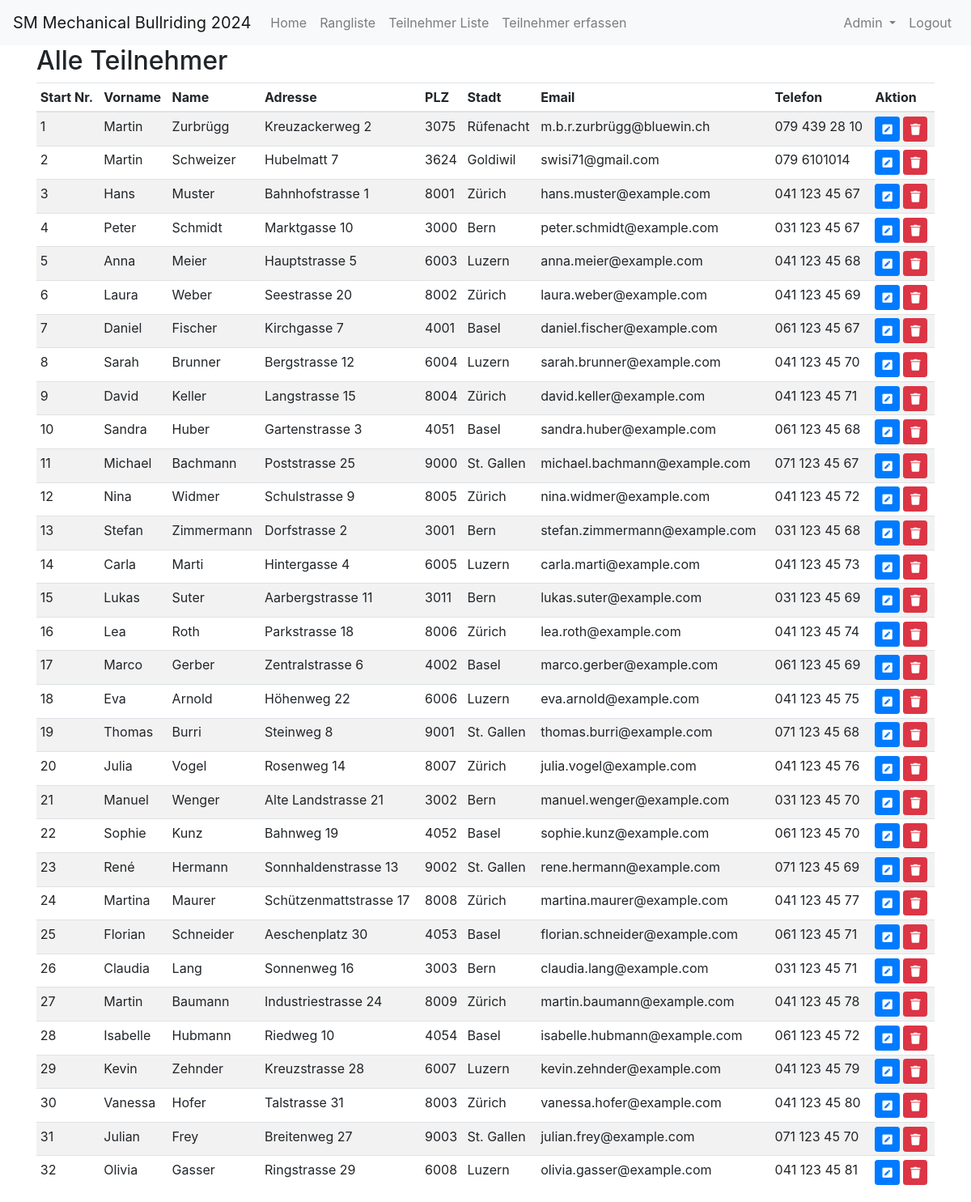
The page /participants (signed in) on the database as committed earlier.
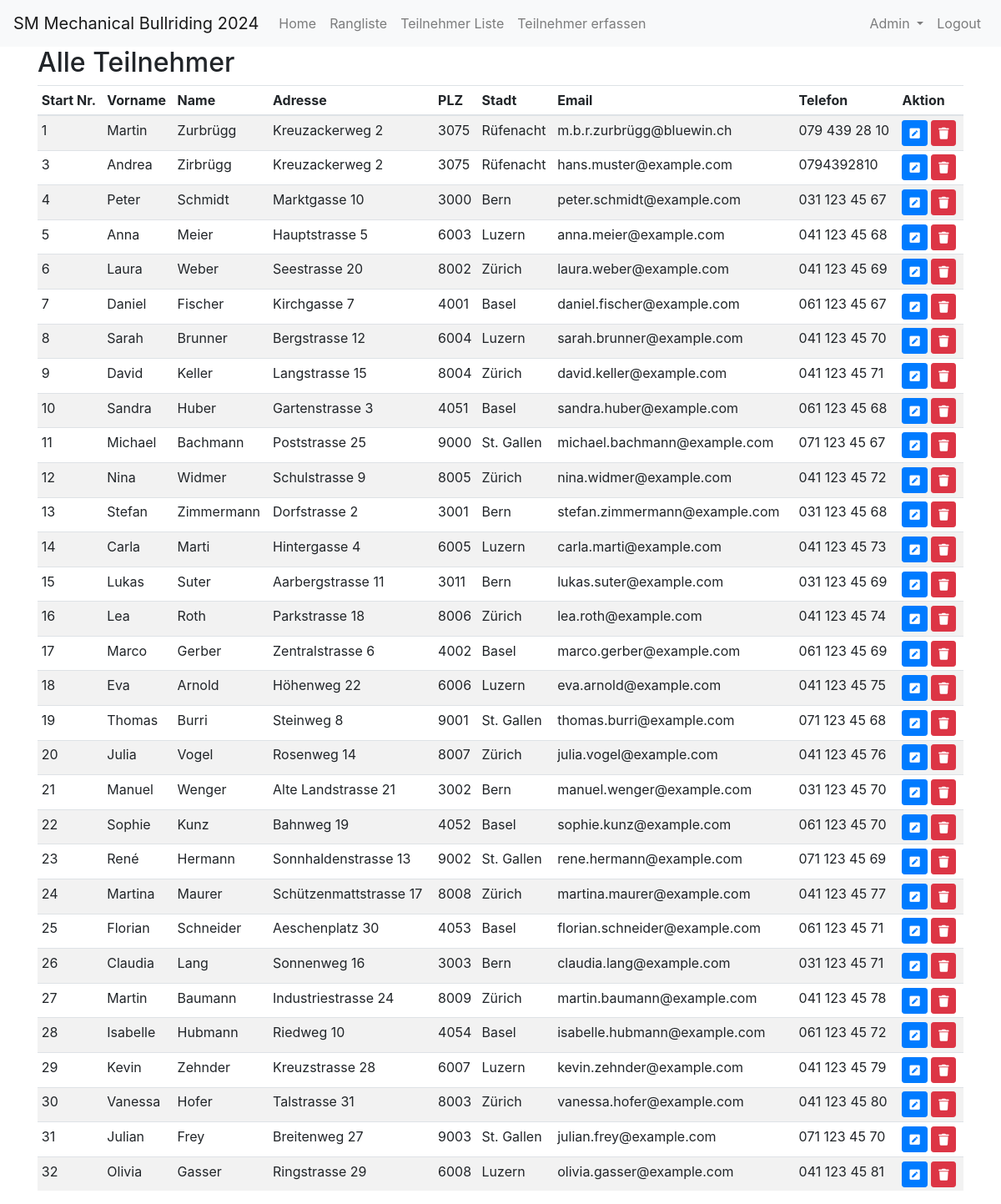
The same page on the database as committed later.
### app/models.py (models this page shows, shortened)
class Participant(db.Model):
    id = db.Column(db.Integer, primary_key=True)
    active = db.Column(db.Boolean, default=False)
    start_nr = db.Column(db.Integer, nullable=True, unique=True)
    first_name = db.Column(db.String(64), nullable=False)
    last_name = db.Column(db.String(64), nullable=False)
    address = db.Column(db.String(128), nullable=False)
    postal_code = db.Column(db.String(10), nullable=False)
    city = db.Column(db.String(64), nullable=False)
    email = db.Column(db.String(120), nullable=True)
    phone = db.Column(db.String(20), nullable=True)
    time1 = db.Column(db.Float, nullable=True)
    time2 = db.Column(db.Float, nullable=True)
    time3 = db.Column(db.Float, nullable=True)
    time4 = db.Column(db.Float, nullable=True)
    time5 = db.Column(db.Float, nullable=True)
    time6 = db.Column(db.Float, nullable=True)
    round1_qualified = db.Column(db.Boolean, default=False)
    round2_qualified = db.Column(db.Boolean, default=False)
    round3_qualified = db.Column(db.Boolean, default=False)
    zwischenrunde_qualified = db.Column(db.Boolean, default=False)
    final_qualified = db.Column(db.Boolean, default=False)

### app/routes.py (the view)
@bp.route('/participants')
@login_required
def participant():
    participants = Participant.query.all()
    return render_template('participant.html', title='Alle Teilnehmer', participants=participants)

### app/models.py (called while the page is built)
@login.user_loader
def load_user(id):
    return User.query.get(int(id))

### app/templates/participant.html
{% extends "base.html" %}
{% block content %}
  {% if current_user.is_authenticated %}
  <h2>Alle Teilnehmer</h2>
  <table class="table table-striped table-sm">
    <thead>
      <tr>
        <th>Start Nr.</th>
        <th>Vorname</th>
        <th>Name</th>
        <th>Adresse</th>
        <th>PLZ</th>
        <th>Stadt</th>
        <th>Email</th>
        <th>Telefon</th>
        <th>Aktion</th>
      </tr>
    </thead>
    <tbody>
      {% for participant in participants %}
        <tr>
          <td>{{ participant.start_nr }}</td>
          <td>{{ participant.first_name }}</td>
          <td>{{ participant.last_name }}</td>
          <td>{{ participant.address }}</td>
          <td>{{ participant.postal_code }}</td>
          <td>{{ participant.city }}</td>
          <td>{{ participant.email }}</td>
          <td>{{ participant.phone }}</td>
          <td>
            <form action="{{ url_for('main.participant_edit', id=participant.id) }}" method="get" style="display:inline;">
              <button type="submit" class="btn btn-primary btn-sm">
                <i class="fas fa-pen-square"></i>
              </button>
            </form>
            <form action="{{ url_for('main.participant_delete', id=participant.id) }}" method="post" style="display:inline;">
              <button type="submit" class="btn btn-danger btn-sm">
                <i class="fas fa-trash"></i>
              </button>
            </form>
          </td>
        </tr>
      {% endfor %}
    </tbody>
  </table>
  {% else %}
    <p>Please Login!</p>
  {% endif %}
{% endblock %}

### app/templates/base.html (shortened to what this page needs)
<!doctype html>
<html lang="en">
  <head>
    <link href="https://stackpath.bootstrapcdn.com/bootstrap/4.5.2/css/bootstrap.min.css" rel="stylesheet">
    <link href="https://cdnjs.cloudflare.com/ajax/libs/font-awesome/5.15.1/css/all.min.css" rel="stylesheet">
  </head>
  <body>
    <nav class="navbar navbar-expand-md navbar-light bg-light">
      <a class="navbar-brand" href="{{ url_for('main.index') }}">SM Mechanical Bullriding 2024</a>
      <div class="collapse navbar-collapse" id="navbarCollapse">
        <ul class="navbar-nav mr-auto">
          <li class="nav-item">
            <a class="nav-link" href="{{ url_for('main.index') }}">Home</a>
          </li>
          <li class="nav-item">
            <a class="nav-link" href="{{ url_for('main.ranking') }}">Rangliste</a>
          </li>
          {% if current_user.is_authenticated %}
            <li class="nav-item">
              <a class="nav-link" href="{{ url_for('main.participant') }}">Teilnehmer Liste</a>
            </li>
            <li class="nav-item">
              <a class="nav-link" href="{{ url_for('main.participant_add') }}">Teilnehmer erfassen</a>
            </li>
          {% endif %}
        </ul>
        <ul class="navbar-nav ml-auto">
          {% if current_user.is_authenticated %}
            <li class="nav-item dropdown">
              <a class="nav-link dropdown-toggle" href="#" id="adminMenu" role="button" data-toggle="dropdown" aria-haspopup="true" aria-expanded="false">
                Admin
              </a>
            </li>
            <li class="nav-item">
              <a class="nav-link" href="{{ url_for('main.logout') }}">Logout</a>
            </li>
          {% else %}
            <li class="nav-item">
              <a class="nav-link" href="{{ url_for('main.login') }}">Login</a>
            </li>
          {% endif %}
        </ul>
      </div>
    </nav>
    <div class="container">
      {% block content %}{% endblock %}
    </div>
  </body>
</html>

Rows that differ between the two databases and show on the page:
removed Participant: start_nr "2", first_name "Martin", last_name "Schweizer", address "Hubelmatt 7", postal_code "3624", city "Goldiwil", email "swisi71@gmail.com", phone "079 6101014"
changed Participant "hans.muster@example.com": first_name "Hans" → "Andrea"; last_name "Muster" → "Zirbrügg"; address "Bahnhofstrasse 1" → "Kreuzackerweg 2"; postal_code "8001" → "3075"; city "Zürich" → "Rüfenacht"; phone "041 123 45 67" → "0794392810"
